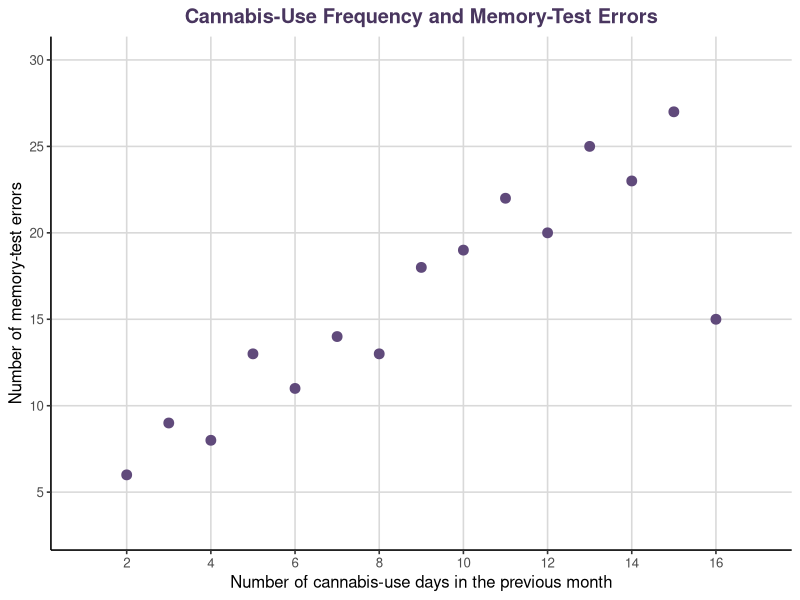

R code for this plot:
## ---- chunk 1
library(ggplot2)

cannabis_data <- data.frame(
  Use_Days = 2:16,
  Memory_Errors = c(
    6, 9, 8, 13, 11,
    14, 13, 18, 19, 22,
    20, 25, 23, 27, 15
  )
)

ggplot(cannabis_data, aes(x = Use_Days, y = Memory_Errors)) +
  geom_point(size = 3, colour = "#604A7B") +
  scale_x_continuous(
    breaks = seq(2, 16, by = 2),
    limits = c(1, 17)
  ) +
  scale_y_continuous(
    breaks = seq(5, 30, by = 5),
    limits = c(3, 30)
  ) +
  labs(
    title = "Cannabis-Use Frequency and Memory-Test Errors",
    x = "Number of cannabis-use days in the previous month",
    y = "Number of memory-test errors"
  ) +
  theme_classic(base_size = 12) +
  theme(
    plot.title = element_text(
      hjust = 0.5,
      face = "bold",
      colour = "#49365F"
    ),
    panel.grid.major = element_line(colour = "grey85"),
    panel.grid.minor = element_blank()
  )
